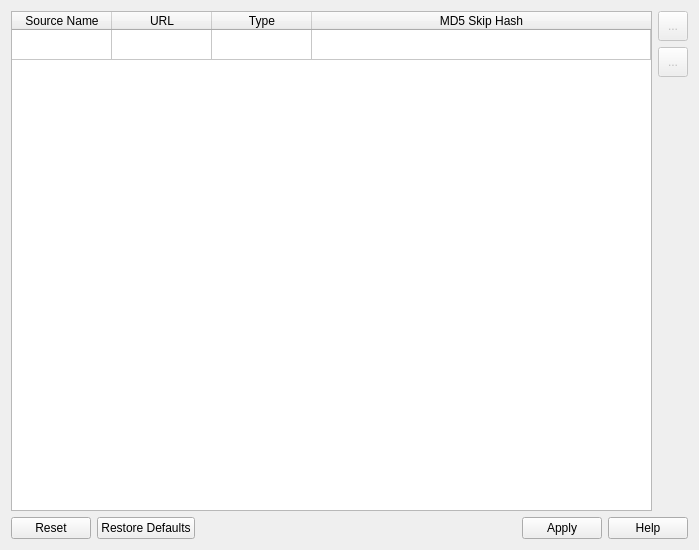
<?xml version="1.0" encoding="UTF-8"?>
<ui version="4.0">
 <class>AudioSourceSettings</class>
 <widget class="QWidget" name="AudioSourceSettings">
  <property name="geometry">
   <rect>
    <x>0</x>
    <y>0</y>
    <width>699</width>
    <height>550</height>
   </rect>
  </property>
  <property name="windowTitle">
   <string>Form</string>
  </property>
  <layout class="QVBoxLayout" name="verticalLayout_2">
   <item>
    <layout class="QHBoxLayout" name="layoutTableButtons">
     <item>
      <widget class="QTableWidget" name="table">
       <property name="selectionMode">
        <enum>QAbstractItemView::NoSelection</enum>
       </property>
       <property name="rowCount">
        <number>1</number>
       </property>
       <attribute name="horizontalHeaderCascadingSectionResizes">
        <bool>false</bool>
       </attribute>
       <attribute name="horizontalHeaderStretchLastSection">
        <bool>true</bool>
       </attribute>
       <attribute name="verticalHeaderVisible">
        <bool>false</bool>
       </attribute>
       <row/>
       <column>
        <property name="text">
         <string>Source Name</string>
        </property>
       </column>
       <column>
        <property name="text">
         <string>URL</string>
        </property>
       </column>
       <column>
        <property name="text">
         <string>Type</string>
        </property>
       </column>
       <column>
        <property name="text">
         <string>MD5 Skip Hash</string>
        </property>
       </column>
      </widget>
     </item>
     <item>
      <layout class="QVBoxLayout" name="layoutButtons">
       <item>
        <widget class="QToolButton" name="buttonUp">
         <property name="enabled">
          <bool>false</bool>
         </property>
         <property name="minimumSize">
          <size>
           <width>30</width>
           <height>30</height>
          </size>
         </property>
         <property name="text">
          <string>...</string>
         </property>
        </widget>
       </item>
       <item>
        <widget class="QToolButton" name="buttonDown">
         <property name="enabled">
          <bool>false</bool>
         </property>
         <property name="minimumSize">
          <size>
           <width>30</width>
           <height>30</height>
          </size>
         </property>
         <property name="text">
          <string>...</string>
         </property>
        </widget>
       </item>
       <item>
        <spacer name="spacerButtons">
         <property name="orientation">
          <enum>Qt::Vertical</enum>
         </property>
         <property name="sizeHint" stdset="0">
          <size>
           <width>20</width>
           <height>40</height>
          </size>
         </property>
        </spacer>
       </item>
      </layout>
     </item>
    </layout>
   </item>
   <item>
    <widget class="QDialogButtonBox" name="buttonBox">
     <property name="standardButtons">
      <set>QDialogButtonBox::Apply|QDialogButtonBox::Help|QDialogButtonBox::Reset|QDialogButtonBox::RestoreDefaults</set>
     </property>
    </widget>
   </item>
  </layout>
 </widget>
 <resources/>
 <connections/>
</ui>
